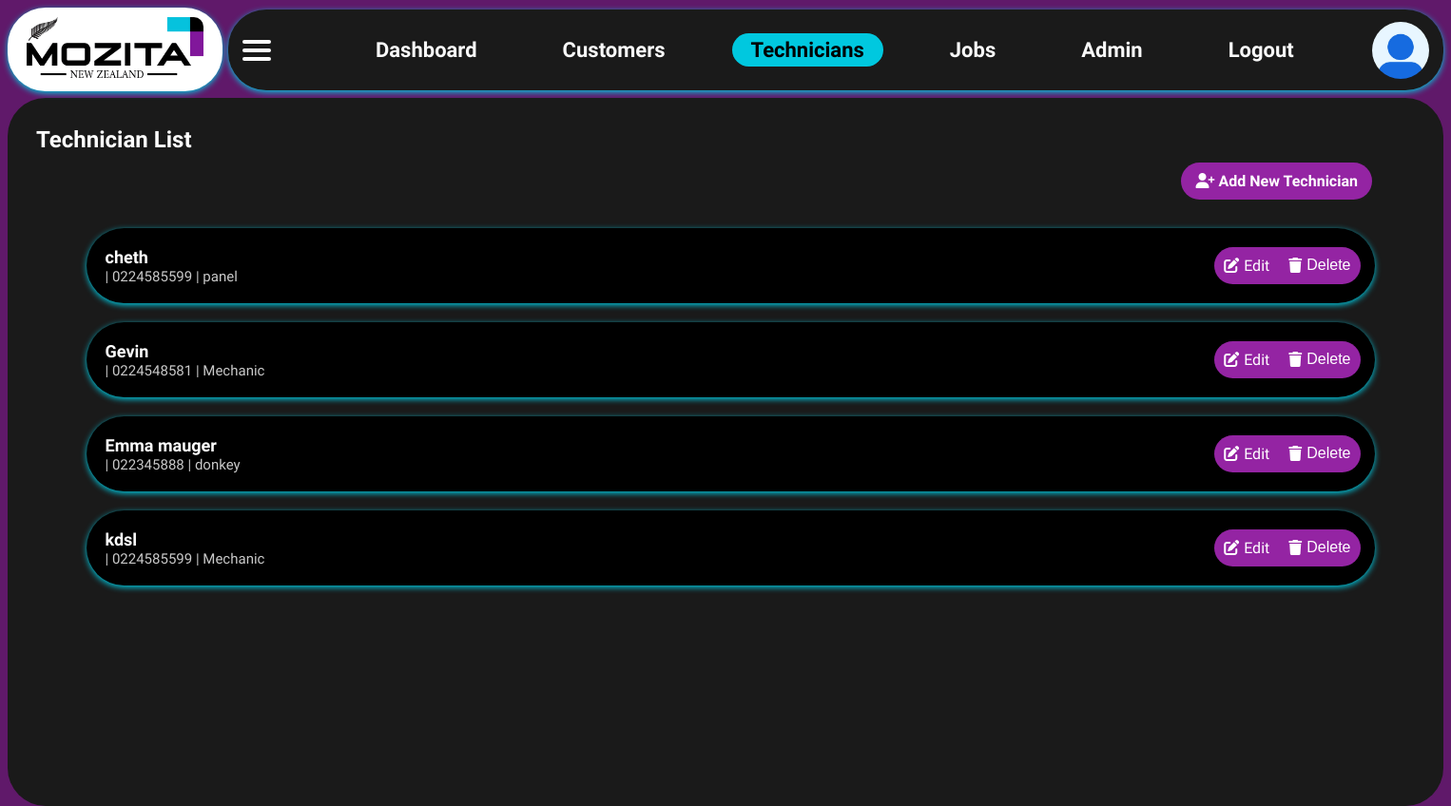
/technicians (signed in), run on an earlier commit of the app's database.
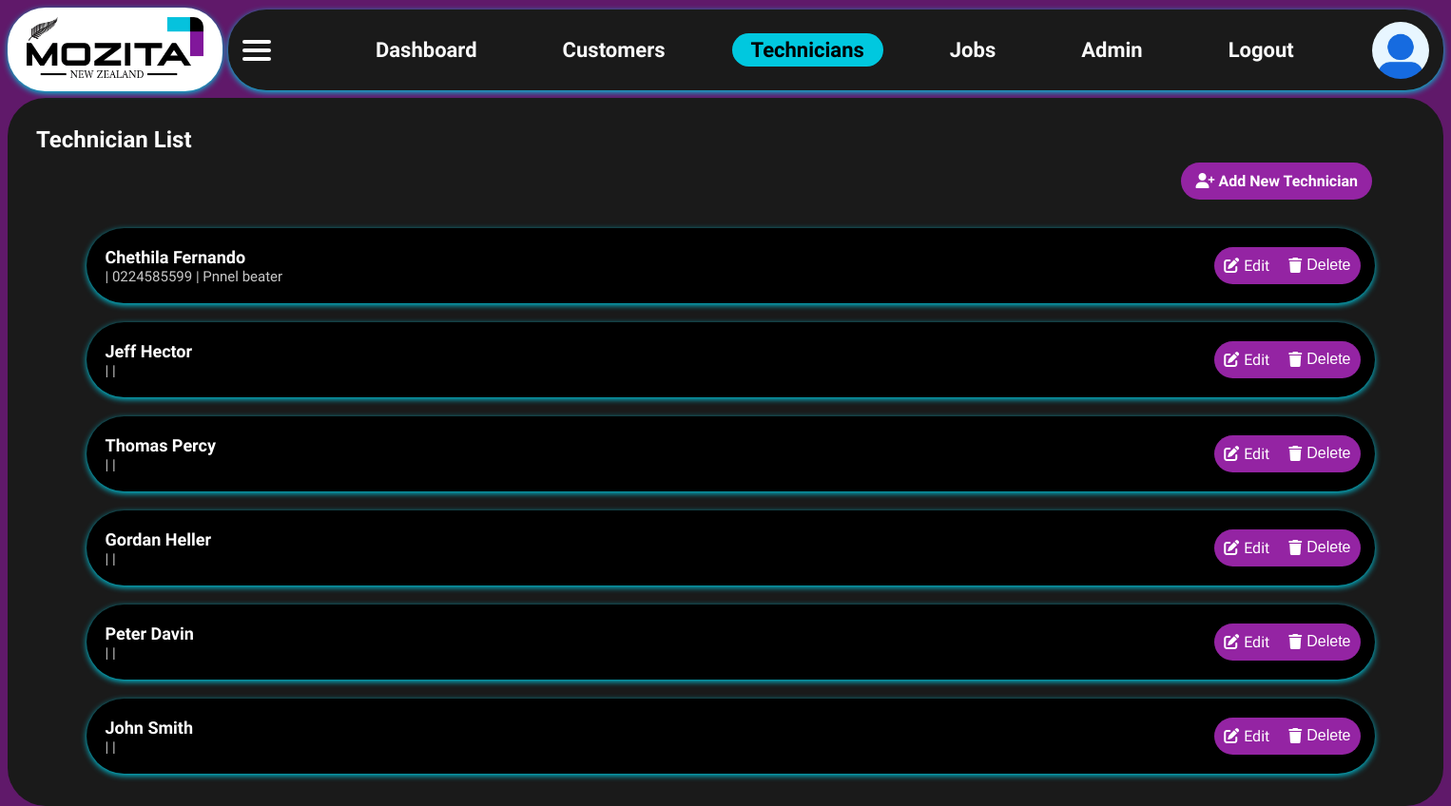
And on a later commit of the database.
### app/models.py (models this page shows)
class Technician(db.Model):
    id = db.Column(db.Integer, primary_key=True)
    name = db.Column(db.String(100), nullable=False)
    phone = db.Column(db.String(20))
    specialization = db.Column(db.String(100))
    user_id = db.Column(db.Integer, unique=True, nullable=False)
    jobs = db.relationship('Job', back_populates='technician', cascade="all, delete-orphan")

### app/routes.py (the view)
@main.route('/technicians')
@login_required
def technicians():
    techs = Technician.query.all()
    return render_template('technicians.html', technicians=techs)

### app/models.py (called while the page is built)
@login_manager.user_loader
def load_user(user_id):
    return User.query.get(int(user_id))

    @property
    def is_active(self):
        return self.active

### app/templates/technicians.html (shortened to what this page needs)
{% extends "layout.html" %}
{% block extra_css %}
<link rel="stylesheet" href="https://cdnjs.cloudflare.com/ajax/libs/font-awesome/6.4.0/css/all.min.css">
<link rel="stylesheet" href="{{ url_for('static', filename='technicians.css') }}">
{% endblock %}
{% block content %}
<h2>Technician List</h2>
{% if current_user.role == 'admin' %}
<div class="action-bar">
  <a class="btn-add" href="{{ url_for('main.add_technician') }}">
    <i class="fas fa-user-plus"></i> Add New Technician
  </a>
</div>
{% endif %}
<ul class="technician-list">
  {% for tech in technicians %}
  <li class="technician-item">
    <div class="technician-info">
      <span><strong>{{ tech.name }}</strong></span><br>
      <small>{{ tech.email }} | {{ tech.phone }} | {{ tech.specialization }}</small>
    </div>
    {% if current_user.role == 'admin' %}
    <div class="technician-actions">
      <a href="{{ url_for('main.edit_technician', technician_id=tech.id) }}" class="btn-edit">
        <i class="fas fa-edit"></i> Edit
      </a>
      <form action="{{ url_for('main.delete_technician', technician_id=tech.id) }}" method="POST" class="delete-form">
        <button type="submit" onclick="return confirm('Are you sure?')" class="btn-delete">
          <i class="fas fa-trash"></i> Delete
        </button>
      </form>
    </div>
    {% endif %}
  </li>
  {% endfor %}
</ul>
{% endblock %}

### app/templates/layout.html (shortened to what this page needs)
<!DOCTYPE html>
<html lang="en">
<head>
  <link rel="stylesheet" href="{{ url_for('static', filename='main.css') }}">
  {% block extra_css %}{% endblock %}
</head>
<body>
  {% if not hide_navbar %}
  <div class="top-bar-wrapper">
    <div class="header-logo">
      <a href="{{ url_for('main.staff_dashboard') }}">
        <img src="{{ url_for('static', filename='logo.png') }}" alt="Mozita" />
      </a>
    </div>
    <header class="top-nav">
      <div class="hamburger" onclick="toggleMobileNav()">
        <div></div>
        <div></div>
        <div></div>
      </div>
      <nav class="nav-right">
        <ul>
          {% if current_user.is_authenticated %}
          <li><a href="{{ url_for('main.staff_dashboard') }}" class="{% if request.endpoint == 'main.staff_dashboard' %}active{% endif %}">Dashboard</a></li>
          <li><a href="{{ url_for('main.customers') }}" class="{% if request.endpoint == 'main.customers' %}active{% endif %}">Customers</a></li>
          <li><a href="{{ url_for('main.technicians') }}" class="{% if request.endpoint == 'main.technicians' %}active{% endif %}">Technicians</a></li>
          <li><a href="{{ url_for('main.jobs') }}" class="{% if request.endpoint == 'main.jobs' %}active{% endif %}">Jobs</a></li>
          {% if current_user.role == 'admin' %}
          <li><a href="{{ url_for('main.admin_dashboard') }}" class="{% if request.endpoint == 'main.admin_dashboard' %}active{% endif %}">Admin</a></li>
          {% endif %}
          <li><a href="{{ url_for('main.logout') }}">Logout</a></li>
          {% endif %}
        </ul>
      </nav>
      {% if current_user.is_authenticated %}
      <div class="user-profile" onclick="toggleUserPopup()">
        <img src="{{ url_for('static', filename='Profile_image.jpg') }}" alt="User Profile">
      </div>
      {% endif %}
    </header>
  </div>
  {% endif %}
  <main class="main-content">
    {% block content %}{% endblock %}
  </main>
</body>
</html>

### app/static/main.css (style rules this page uses)
body { font-family: 'Raleway', sans-serif; background-color: #60196a; color: white; margin: 0; padding: 0; }
.top-bar-wrapper { display: flex; align-items: center; justify-content: space-between; padding-top: 10px; padding-bottom: 8px; padding-left: 240px; padding-right: 8px; background-color: #60196a; }
.top-nav { flex-grow: 1; display: flex; justify-content: space-between; align-items: center; background-color: #1A1A1A; padding: 10px 15px; height: 65px; border-radius: 40px; box-shadow: 0 2px 6px #00C8DF; }
.nav-right ul { list-style: none; display: flex; align-items: center; margin-right: 0px; padding-left: 0px; margin-left: 90px; margin-right: 60px; gap: 50px; font-size: 22px; }
.nav-right ul li a { color: #F9F9F9; font-weight: 600; text-decoration: none; font-family: Raleway, sans-serif; padding: 5px 20px; border-radius: 30px; transition: background-color 0.3s ease; }
.nav-right ul li a.active { background-color: #00C8DF; color: #000000; }
.user-profile { display: flex; align-items: center; justify-content: flex-end; position: relative; margin-left: auto; margin-top: 0px; margin-bottom: 0px; margin-right: 0px; }
.user-profile img { height: 60px; width: 60px; border-radius: 50%; object-fit: cover; transition: transform 0.3s ease; margin-left: 0px; }
.header-logo { position: absolute; top: 8px; left: 8px; z-index: 1000; background-color:#ffffff; padding: 10px 20px; border-radius: 40px; box-shadow: 0 2px 6px #00C8DF; }
.header-logo img { height: 64px; border-radius: 10px; }
.main-content { flex-grow: 1; padding-left: 30px; margin-top: 0px; padding-top: 10px; margin-left: 8px; margin-right: 8px; border-radius: 40px; min-height: calc(100vh - 65px); color: rgb(255, 255, 255); background-color:#1A1A1A; transition: margin-left 0.3s ease; font-family: Raleway, sans-serif; }
.hamburger { display: flex; flex-direction: column; justify-content: space-between; width: 30px; height: 22px; cursor: pointer; z-index: 1001; }
.hamburger div { display: block; height: 4px; width: 100%; background: white; border-radius: 2px; transition: all 0.3s ease; }

### app/static/technicians.css (style rules this page uses)
h2 { text-align: left; margin-bottom: 20px; color: rgb(255, 255, 255); }
.action-bar { text-align: right; margin-right: 75px; margin-bottom: 40px; }
.btn-add { background-color: #9424a3; color: rgb(255, 255, 255); padding: 10px 15px; border-radius: 40px; text-decoration: none; margin-right: 0px; font-weight: bold; transition: background-color 0.3s ease; }
.technician-list { display: flex; flex-direction: column; align-items: center; gap: 5px; list-style-type: none; margin-right: 40px; margin-left: 20px; padding: 0; }
.technician-item { background-color: rgb(0, 0, 0); box-shadow: 0 2px 6px #00C8DF; border-radius: 40px; padding-left: 20px; padding-right: 15px; padding-top: 20px; padding-bottom: 15px; margin-bottom: 15px; margin-right: 00px; margin-left: 0px; width: calc(100% - 100px); display: flex; justify-content: space-between; align-items: flex-start; }
.technician-info span { font-size: 18px; }
.technician-info small { font-size: 15px; color: #c9c9c9; }
.technician-actions { display: flex; }
.btn-edit { background-color: #9424a3; color: white; padding: 10px 10px 10px 10px; align-items: center; justify-content: center; margin-bottom: 5px; border: none; border-top-left-radius: 40px; border-bottom-left-radius: 40px; text-decoration: none; cursor: pointer; transition: background-color 0.3s ease; font-size: 16px; display: flex; align-items: center; }
.btn-delete { background-color: #9424a3; color: white; padding: 10px 10px 11px 10px; align-items: center; justify-content: center; margin-bottom: 5px; border: none; border-top-right-radius: 40px; border-bottom-right-radius: 40px; text-decoration: none; cursor: pointer; transition: background-color 0.3s ease; font-size: 16px; display: flex; align-items: center; }
.btn-edit i, .btn-delete i { margin-right: 5px; }
.delete-form { display: inline; }

What changed in the data, as far as the page shows it:
changed Technician: name "cheth" → "Chethila Fernando"; specialization "panel" → "Pnnel beater"
changed Technician: name "Gevin" → "Jeff Hector"; phone "0224548581" → (not shown); specialization "Mechanic" → (not shown)
changed Technician: name "Emma mauger" → "Thomas Percy"; phone "022345888" → (not shown); specialization "donkey" → (not shown)
changed Technician: name "kdsl" → "Gordan Heller"; phone "0224585599" → (not shown); specialization "Mechanic" → (not shown)
added Technician: name "Peter Davin"
added Technician: name "John Smith"
